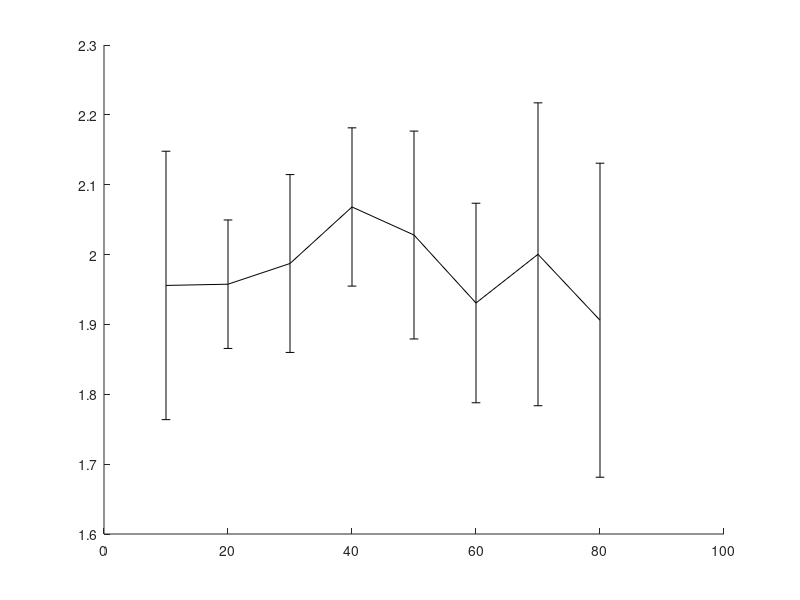

Here is the MATLAB script that generated this plot: (Note: this script raises an error after producing the figure.)


%% OBLIQUE EFFECT IN DATA?
% checking if there is any obvious stimulus-dependent noise in data

clear all; close all

expnumber = 2; 
collapseQuadrants = 1; 
makeDistanceFromCardinal = 0; 

switch expnumber
    case 1
        load('exp1_zuzprocesseddata.mat')
        subjVec = [1:9 11:15];
        
        finalerror = group_data(:,8);
        anglee = atand(group_data(:,14)./group_data(:,13));

        if (collapseQuadrants)
            anglee = abs(anglee);
        else
            idx = (group_data(:,13) < 0) & (group_data(:,14) > 0); % second quadrant
            anglee(idx) = anglee(idx) + 180;

            idx = (group_data(:,13) < 0) & (group_data(:,14) < 0); % third quadrant
            anglee(idx) = anglee(idx) + 180;

            idx = (group_data(:,13) > 0) & (group_data(:,14) < 0); % fourth quadrant
            anglee(idx) = anglee(idx) + 360;
        end

        group_data = [group_data(:,1) anglee finalerror]; % subject number, angle location, final error
    case 2
        load('exp2_zuzprocesseddata.mat')
        group_data = group_data(:,[1 6 7 13]);
        subjVec = 4:14;
        
        anglee = group_data(:,4);
        if (collapseQuadrants)
            idx = (anglee >= 90) & (anglee < 180); % second quadrant
            anglee(idx) = 180 - anglee(idx); 
            
            idx = (anglee >= 180) & (anglee < 270); % third quadrant
            anglee(idx) = anglee(idx) - 180; 
            
            idx = (anglee >= 270) & (anglee < 360); % fourth quadrant
            anglee(idx) = 360 - anglee(idx);
        end
        
        finalerror = sqrt((10.*cosd(group_data(:,4)) - group_data(:,2)).^2 +...
            (10.*sind(group_data(:,4)) - group_data(:,3)).^2);
        group_data = [group_data(:,1) anglee finalerror]; % subject number, angle location, final error
end
group_data(any(isnan(group_data), 2), :) = [];
if (makeDistanceFromCardinal)
    idx = group_data(:,2) > 45;
    group_data(idx,2) = 90 - group_data(idx,2);
end
nSubj = length(subjVec);

% correlation for each subject
[bVec, pVec] = deal(nan(1,nSubj));
bintVec = nan(nSubj,2);

angleVec = unique(group_data(:,2));
nAngles = length(angleVec);
mean_errors = nan(nSubj,nAngles);
for isubj = 1:nSubj;
    subjnum = subjVec(isubj);
    
    idx = group_data(:,1) == subjnum;
    nTrials = sum(idx);
    
    dataa = group_data(idx,2:3);
    [b,bint,~,~,stats] = regress(dataa(:,1), [ones(nTrials,1) dataa(:,2)]);
    bVec(isubj) = b(2);
    bintVec(isubj,:) = bint(2,:);
    pVec(isubj) = stats(3); 
    for iangle = 1:nAngles;
        angle = angleVec(iangle);
        idxx = dataa(:,1) == angle;
        
        mean_errors(isubj,iangle) = mean(dataa(idxx,2));
    end
end

figure; hold on
errorbar(angleVec,mean(mean_errors),std(mean_errors)./sqrt(nSubj),'k','LineStyle','none');
plot(angleVec,mean(mean_errors),'ko')
ylim([0 2.5])
defaultplot
%%


%% CORRELATION BETWEEN ERROR AND CIRCLE SIZE

clear all;

% load and preprocess data
% ------------------------
subjVec = 4:14;
priorityVec = [0.6 0.3 0.1];

load('exp2_zuzprocesseddata.mat')
finalerror = sqrt((10.*cosd(group_data(:,13)) - group_data(:,6)).^2 +...
    (10.*sind(group_data(:,13)) - group_data(:,7)).^2);

% collapsing all data onto first quadrant
collapsedangle = group_data(:,13);
idx = (collapsedangle < 180) & (collapsedangle > 90); % second quadrant
collapsedangle(idx) = 180 - collapsedangle(idx);
idx = (collapsedangle < 270) & (collapsedangle > 180); % third quadrant
collapsedangle(idx) = collapsedangle(idx) - 180;
idx = (collapsedangle < 360) & (collapsedangle > 270); % second quadrant
collapsedangle(idx) = 360 - collapsedangle(idx);

% columns correspond to [subject, priority, angle, error, circle size]
group_data = [group_data(:,1:2) collapsedangle finalerror group_data(:,4)];
group_data(any(isnan(group_data), 2), :) = [];
        
nSubj = length(subjVec);
nPriorities = length(priorityVec);

% put each subject's data in terms of z-scores
groupzscoredata = group_data;
[rMat, pMat, nTrials,Mat] = deal(nan(nSubj,nPriorities));
for isubj = 1:nSubj;
    subjnum = subjVec(isubj);
    
    idx = group_data(:,1) == subjnum;
    subjdata = group_data(idx,:);
    
    groupzscoredata(idx,4:5) = [zscore(subjdata(:,4)) zscore(subjdata(:,5))];

    for ipriority = 1:nPriorities;
        priority = priorityVec(ipriority);
        
        idxx = idx & (groupzscoredata(:,2) == priority);
        nTrialsMat(isubj,ipriority) = sum(idxx);
        [r,p] = corr(groupzscoredata(idxx,4:5),'Type','Spearman');
        rMat(isubj,ipriority) = r(2);
        pMat(isubj,ipriority) = p(2);
    end
end

[rVec, pVec] = deal(nan(1,nPriorities));
for ipriority = 1:nPriorities;
    priority = priorityVec(ipriority);
    idx = groupzscoredata(:,2) == priority;
    
    [r,p] = corr(groupzscoredata(idx,4:5),'Type','Spearman');
    rVec(ipriority) = r(2);
    pVec(ipriority) = p(2);
end

rMat
pMat
rVec
pVec
%% PERMUTATION TEST: STIMULUS LOCATION

clear all; clc

rng(1) % random seed for reproduceability

% load and preprocess data
% ------------------------
subjVec = 4:14;
priorityVec = [0.6 0.3 0.1];

load('exp2_zuzprocesseddata.mat')
finalerror = sqrt((10.*cosd(group_data(:,13)) - group_data(:,6)).^2 +...
    (10.*sind(group_data(:,13)) - group_data(:,7)).^2);

% collapsing all data onto first quadrant
collapsedangle = group_data(:,13);
idx = (collapsedangle < 180) & (collapsedangle > 90); % second quadrant
collapsedangle(idx) = 180 - collapsedangle(idx);
idx = (collapsedangle < 270) & (collapsedangle > 180); % third quadrant
collapsedangle(idx) = collapsedangle(idx) - 180;
idx = (collapsedangle < 360) & (collapsedangle > 270); % second quadrant
collapsedangle(idx) = 360 - collapsedangle(idx);

% columns correspond to [subject, priority, angle, error, circle size]
group_data = [group_data(:,1:2) collapsedangle finalerror group_data(:,4)];
group_data(any(isnan(group_data), 2), :) = [];
        
angleVec = unique(group_data(:,3));
nPerms = 1000;
nSubj = length(subjVec);
nAngles = length(angleVec);
nPriorities = length(priorityVec);

% put each subject's data in terms of z-scores
groupzscoredata = group_data;
for isubj = 1:nSubj;
    subjnum = subjVec(isubj);
    
    idx = group_data(:,1) == subjnum;
    subjdata = group_data(idx,:);
    
    groupzscoredata(idx,4:5) = [zscore(subjdata(:,4)) zscore(subjdata(:,5))];
end

% permute cicle size data for each bin for each subject
nTrialsVec = [];
permdata = nan(size(groupzscoredata,1),nPerms);
for isubj = 1:nSubj; % for each subject
    subjnum = subjVec(isubj);
    idx = groupzscoredata(:,1) == subjnum;
    
    for ipriority = 1:nPriorities % for each priority
        priority = priorityVec(ipriority);
        idxx = idx & (groupzscoredata(:,2) == priority);

        for iangle = 1:nAngles; % for each angle
            angle = angleVec(iangle);
            idxxx = idxx & (groupzscoredata(:,3) == angle); % indices of all trials that fit subject, priority, and angle criteria
            
            nTrials = sum(idxxx); % number of trials that fit criteria
            nTrialsVec = [nTrialsVec nTrials];
            % make a permutation matrix
            permMat = nan(nTrials,nPerms); % permuting these trials nPerms times
            for iperm = 1:nPerms; % for each permutation
                blah = randperm(nTrials);
                while any(blah == 1:nTrials) % implement derangement
                    blah = randperm(nTrials);
                end
                permMat(:,iperm) = blah';
            end
            
            circlesizedata = group_data(idxxx,5); % all wager data for the given subject, priority, and angle
            permdata(idxxx,:) = circlesizedata(permMat); % permuted data 1000 times
        end
    end
    
end

% calculate permuted null distributions
% -------------------------------------

[corrVec, pVec] = deal(nan(1,4*nSubj)); % real correlations and significancee values
[corrMat, pMat] = deal(nan(nPerms,4*nSubj)); % permuted values
for isubj = 1:nSubj; % for each subject
    subjnum = subjVec(isubj);
    idx = groupzscoredata(:,1) == subjnum;

    for ipriority = 1:nPriorities
        priority = priorityVec(ipriority);
         idxx = idx & (groupzscoredata(:,2) == priority);
         
         [r, p] = corrcoef([groupzscoredata(idxx,4:5), permdata(idxx,:)]);
         corrVec(4*(isubj-1) + ipriority) = r(2,1);
         pVec(4*(isubj-1) +ipriority) = p(2,1);
         corrMat(:,4*(isubj-1) +ipriority) = r(3:end,1);
         pMat(:,4*(isubj-1) +ipriority) = p(3:end,1);
    end
end

% print M \pm SEM real and permuated correlations
% -----------------------------------------------

% actual values
corrVec(4:4:44) = [];
data_M = mean(corrVec)
data_SEM = std(corrVec)/sqrt(length(corrVec))

% median of correlation distribution ofpermutations
meds = quantile(corrMat,.5);
meds(4:4:44) = [];
perm_M = mean(meds)
perm_SEM = std(meds)/sqrt(length(meds))


% wilcoxon signed-rank test
% -------------------------
[p,h,stats] = signrank(meds,corrVec)

%% MEAN EFFECT OF DELAY ON ERROR

clear all; close all; clc

% load and preprocess data
% ------------------------
subjVec = 4:14;
priorityVec = [0.6 0.3 0.1];

load('exp2_zuzprocesseddata.mat')
finalerror = sqrt((10.*cosd(group_data(:,13)) - group_data(:,6)).^2 +...
    (10.*sind(group_data(:,13)) - group_data(:,7)).^2);

% columns correspond to [subject, priority, delay, error, circle size]
group_data = [group_data(:,1:3) finalerror group_data(:,4)];
group_data(any(isnan(group_data), 2), :) = [];
   
delayVec = 1000:500:4000;
nSubj = length(subjVec);
nDelays = length(delayVec);
nPriorities = length(priorityVec);

% combine dleays that are very close to one another
for idelay = 1:nDelays;
    delay = delayVec(idelay);
    
    idx = (delay-100 < group_data(:,3)) & (delay+100 > group_data(:,3));
    group_data(idx,3) = delay;
end

[bVec, pVec] = deal(nan(1,nSubj));
bintVec = nan(nSubj,2);
errorMat = nan(nSubj,nDelays);
for isubj = 1:nSubj;
    subjnum = subjVec(isubj);
    
    idx = group_data(:,1) == subjnum;
    nTrials = sum(idx);
    
    [b,bint,~,~,stats] = regress(group_data(idx,4), [ones(nTrials,1) group_data(idx,3)]);
    bVec(isubj) = b(2);
    bintVec(isubj,:) = bint(2,:);
    pVec(isubj) = stats(3);
    
    for idelay = 1:nDelays;
        delay = delayVec(idelay);
        idxx = idx & (delay == group_data(:,3));
        
        errorMat(isubj,idelay) = mean(group_data(idxx,4));
    end
      
end

error_m = mean(errorMat);
error_sem = std(errorMat)/sqrt(nSubj);

figure; hold on;
errorbar(delayVec,error_m, error_sem,'k','LineStyle','none');
plot(delayVec,error_m,'ko')
defaultplot

%% PERMUTATION TEST: DELAY TIME

clear all; 

rng(1) % random seed for reproduceability

% load and preprocess data
% ------------------------
subjVec = 4:14;
priorityVec = [0.6 0.3 0.1];

load('exp2_zuzprocesseddata.mat')
finalerror = sqrt((10.*cosd(group_data(:,13)) - group_data(:,6)).^2 +...
    (10.*sind(group_data(:,13)) - group_data(:,7)).^2);

% columns correspond to [subject, priority, delay, error, circle size]
group_data = [group_data(:,1:3) finalerror group_data(:,4)];
group_data(any(isnan(group_data), 2), :) = [];
   
delayVec = 1000:500:4000;
nPerms = 1000;
nSubj = length(subjVec);
nDelays = length(delayVec);
nPriorities = length(priorityVec);

% combine dleays that are very close to one another
for idelay = 1:nDelays;
    delay = delayVec(idelay);
    
    idx = (delay-100 < group_data(:,3)) & (delay+100 > group_data(:,3));
    group_data(idx,3) = delay;
end

% put each subject's data in terms of z-scores
groupzscoredata = group_data;
for isubj = 1:nSubj;
    subjnum = subjVec(isubj);
    
    idx = group_data(:,1) == subjnum;
    subjdata = group_data(idx,:);
    
    groupzscoredata(idx,4:5) = [zscore(subjdata(:,4)) zscore(subjdata(:,5))];
end

% permute cicle size data for each bin for each subject
nTrialsVec = [];
permdata = nan(size(groupzscoredata,1),nPerms);
for isubj = 1:nSubj; % for each subject
    subjnum = subjVec(isubj);
    idx = groupzscoredata(:,1) == subjnum;
    
    for ipriority = 1:nPriorities % for each priority
        priority = priorityVec(ipriority);
        idxx = idx & (groupzscoredata(:,2) == priority);

        for idelay = 1:nDelays; % for each angle
            delay = delayVec(idelay);
            idxxx = idxx & (groupzscoredata(:,3) == delay); % indices of all trials that fit subject, priority, and angle criteria
            
            nTrials = sum(idxxx); % number of trials that fit criteria
            nTrialsVec = [nTrialsVec nTrials];
            % make a permutation matrix
            permMat = nan(nTrials,nPerms); % permuting these trials nPerms times
            for iperm = 1:nPerms; % for each permutation
                blah = randperm(nTrials);
                while any(blah == 1:nTrials) % implement derangement
                    blah = randperm(nTrials);
                end
                permMat(:,iperm) = blah';
            end
            
            circlesizedata = group_data(idxxx,5); % all wager data for the given subject, priority, and angle
            permdata(idxxx,:) = circlesizedata(permMat); % permuted data 1000 times
        end
    end
    
end

% calculate permuted null distributions
% -------------------------------------

[corrVec, pVec] = deal(nan(1,4*nSubj)); % real correlations and significancee values
[corrMat, pMat] = deal(nan(nPerms,4*nSubj)); % permuted values
for isubj = 1:nSubj; % for each subject
    subjnum = subjVec(isubj);
    idx = groupzscoredata(:,1) == subjnum;

    for ipriority = 1:nPriorities
        priority = priorityVec(ipriority);
         idxx = idx & (groupzscoredata(:,2) == priority);
         
         [r, p] = corrcoef([groupzscoredata(idxx,4:5), permdata(idxx,:)]);
         corrVec(4*(isubj-1) + ipriority) = r(2,1);
         pVec(4*(isubj-1) +ipriority) = p(2,1);
         corrMat(:,4*(isubj-1) +ipriority) = r(3:end,1);
         pMat(:,4*(isubj-1) +ipriority) = p(3:end,1);
    end
end

% print M \pm SEM real and permuated correlations
% -----------------------------------------------

% actual values
corrVec(4:4:44) = [];
data_M = mean(corrVec)
data_SEM = std(corrVec)/sqrt(length(corrVec))

% median of correlation distribution ofpermutations
meds = quantile(corrMat,.5);
meds(4:4:44) = [];
perm_M = mean(meds)
perm_SEM = std(meds)/sqrt(length(meds))


% wilcoxon signed-rank test
% -------------------------
[p,h,stats] = signrank(meds,corrVec)